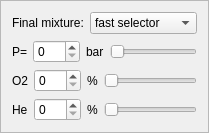
        <widget class="QFrame" name="frame_2">
         <property name="frameShape">
          <enum>QFrame::StyledPanel</enum>
         </property>
         <property name="frameShadow">
          <enum>QFrame::Raised</enum>
         </property>
         <layout class="QVBoxLayout" name="verticalLayout_3">
          <item>
           <layout class="QHBoxLayout" name="horizontalLayout_4">
            <item>
             <widget class="QLabel" name="label_6">
              <property name="sizePolicy">
               <sizepolicy hsizetype="Preferred" vsizetype="Preferred">
                <horstretch>0</horstretch>
                <verstretch>0</verstretch>
               </sizepolicy>
              </property>
              <property name="text">
               <string>Final mixture:</string>
              </property>
             </widget>
            </item>
            <item>
             <widget class="QComboBox" name="comboBoxFinal">
              <item>
               <property name="text">
                <string>fast selector</string>
               </property>
              </item>
              <item>
               <property name="text">
                <string>Nitrox 32</string>
               </property>
              </item>
              <item>
               <property name="text">
                <string>Nitrox 50</string>
               </property>
              </item>
              <item>
               <property name="text">
                <string>25/25 (O2/He)</string>
               </property>
              </item>
              <item>
               <property name="text">
                <string>35/25 (O2/He)</string>
               </property>
              </item>
              <item>
               <property name="text">
                <string>30/30 (O2/He)</string>
               </property>
              </item>
              <item>
               <property name="text">
                <string>21/35 (O2/He)</string>
               </property>
              </item>
              <item>
               <property name="text">
                <string>18/45 (O2/He)</string>
               </property>
              </item>
              <item>
               <property name="text">
                <string>15/55 (O2/He)</string>
               </property>
              </item>
              <item>
               <property name="text">
                <string>10/70 (O2/He)</string>
               </property>
              </item>
             </widget>
            </item>
           </layout>
          </item>
          <item>
           <layout class="QHBoxLayout" name="horizontalLayout_8">
            <item>
             <widget class="QLabel" name="label_10">
              <property name="text">
               <string>P=</string>
              </property>
             </widget>
            </item>
            <item>
             <widget class="QSpinBox" name="spinBox_Pf">
              <property name="minimum">
               <number>0</number>
              </property>
              <property name="maximum">
               <number>400</number>
              </property>
              <property name="value">
               <number>0</number>
              </property>
             </widget>
            </item>
            <item>
             <widget class="QLabel" name="label_21">
              <property name="text">
               <string>bar</string>
              </property>
             </widget>
            </item>
            <item>
             <widget class="QSlider" name="horizontalSlider_Pf">
              <property name="maximum">
               <number>400</number>
              </property>
              <property name="orientation">
               <enum>Qt::Horizontal</enum>
              </property>
             </widget>
            </item>
           </layout>
          </item>
          <item>
           <layout class="QHBoxLayout" name="horizontalLayout_9">
            <item>
             <widget class="QLabel" name="label_11">
              <property name="text">
               <string>O2</string>
              </property>
             </widget>
            </item>
            <item>
             <widget class="QSpinBox" name="spinBox_O2f">
              <property name="maximum">
               <number>100</number>
              </property>
             </widget>
            </item>
            <item>
             <widget class="QLabel" name="label_24">
              <property name="text">
               <string>%</string>
              </property>
             </widget>
            </item>
            <item>
             <widget class="QSlider" name="horizontalSlider_O2f">
              <property name="maximum">
               <number>100</number>
              </property>
              <property name="orientation">
               <enum>Qt::Horizontal</enum>
              </property>
             </widget>
            </item>
           </layout>
          </item>
          <item>
           <layout class="QHBoxLayout" name="horizontalLayout_12">
            <item>
             <widget class="QLabel" name="label_12">
              <property name="text">
               <string>He</string>
              </property>
             </widget>
            </item>
            <item>
             <widget class="QSpinBox" name="spinBox_Hef">
              <property name="maximum">
               <number>100</number>
              </property>
             </widget>
            </item>
            <item>
             <widget class="QLabel" name="label_25">
              <property name="text">
               <string>%</string>
              </property>
             </widget>
            </item>
            <item>
             <widget class="QSlider" name="horizontalSlider_Hef">
              <property name="maximum">
               <number>100</number>
              </property>
              <property name="orientation">
               <enum>Qt::Horizontal</enum>
              </property>
             </widget>
            </item>
           </layout>
          </item>
         </layout>
        </widget>
